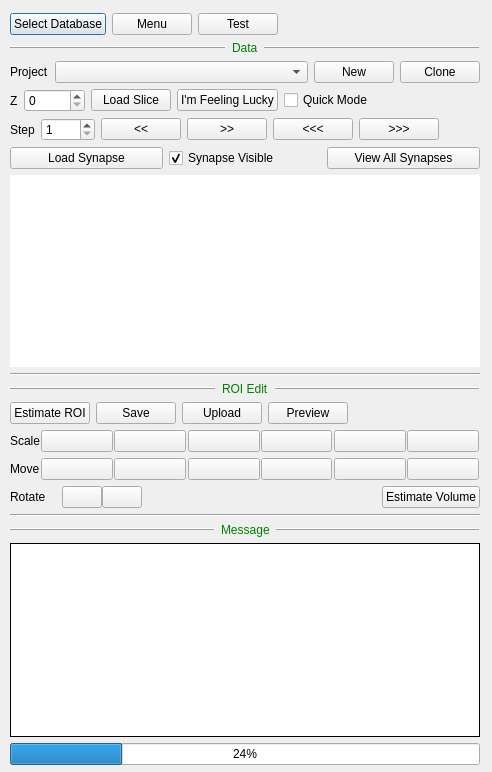
<?xml version="1.0" encoding="UTF-8"?>
<ui version="4.0">
 <class>ZFlyEmRoiDialog</class>
 <widget class="QDialog" name="ZFlyEmRoiDialog">
  <property name="geometry">
   <rect>
    <x>0</x>
    <y>0</y>
    <width>492</width>
    <height>772</height>
   </rect>
  </property>
  <property name="windowTitle">
   <string>ROI Project</string>
  </property>
  <widget class="QWidget" name="layoutWidget">
   <property name="geometry">
    <rect>
     <x>10</x>
     <y>13</y>
     <width>470</width>
     <height>752</height>
    </rect>
   </property>
   <layout class="QVBoxLayout" name="verticalLayout_5">
    <property name="sizeConstraint">
     <enum>QLayout::SetDefaultConstraint</enum>
    </property>
    <item>
     <layout class="QHBoxLayout" name="horizontalLayout">
      <item>
       <widget class="QPushButton" name="dvidServerPushButton">
        <property name="text">
         <string>Select Database</string>
        </property>
       </widget>
      </item>
      <item>
       <widget class="QPushButton" name="menuPushButton">
        <property name="text">
         <string>Menu</string>
        </property>
       </widget>
      </item>
      <item>
       <widget class="QPushButton" name="testPushButton">
        <property name="text">
         <string>Test</string>
        </property>
       </widget>
      </item>
      <item>
       <spacer name="horizontalSpacer_5">
        <property name="orientation">
         <enum>Qt::Horizontal</enum>
        </property>
        <property name="sizeHint" stdset="0">
         <size>
          <width>40</width>
          <height>20</height>
         </size>
        </property>
       </spacer>
      </item>
     </layout>
    </item>
    <item>
     <layout class="QHBoxLayout" name="horizontalLayout_20">
      <item>
       <widget class="Line" name="line_4">
        <property name="frameShadow">
         <enum>QFrame::Raised</enum>
        </property>
        <property name="lineWidth">
         <number>1</number>
        </property>
        <property name="orientation">
         <enum>Qt::Horizontal</enum>
        </property>
       </widget>
      </item>
      <item>
       <widget class="QLabel" name="label_3">
        <property name="sizePolicy">
         <sizepolicy hsizetype="Maximum" vsizetype="Preferred">
          <horstretch>0</horstretch>
          <verstretch>0</verstretch>
         </sizepolicy>
        </property>
        <property name="text">
         <string>&lt;font color=&quot;Green&quot;&gt;Data&lt;/font&gt;</string>
        </property>
        <property name="textFormat">
         <enum>Qt::AutoText</enum>
        </property>
       </widget>
      </item>
      <item>
       <widget class="Line" name="line">
        <property name="frameShadow">
         <enum>QFrame::Raised</enum>
        </property>
        <property name="lineWidth">
         <number>1</number>
        </property>
        <property name="orientation">
         <enum>Qt::Horizontal</enum>
        </property>
       </widget>
      </item>
     </layout>
    </item>
    <item>
     <layout class="QVBoxLayout" name="verticalLayout_2">
      <item>
       <layout class="QHBoxLayout" name="horizontalLayout_14">
        <item>
         <widget class="QLabel" name="label_6">
          <property name="text">
           <string>Project</string>
          </property>
         </widget>
        </item>
        <item>
         <widget class="QComboBox" name="projectComboBox">
          <property name="sizePolicy">
           <sizepolicy hsizetype="MinimumExpanding" vsizetype="Fixed">
            <horstretch>0</horstretch>
            <verstretch>0</verstretch>
           </sizepolicy>
          </property>
         </widget>
        </item>
        <item>
         <widget class="QPushButton" name="pushButton">
          <property name="sizePolicy">
           <sizepolicy hsizetype="Maximum" vsizetype="Fixed">
            <horstretch>0</horstretch>
            <verstretch>0</verstretch>
           </sizepolicy>
          </property>
          <property name="text">
           <string>New</string>
          </property>
         </widget>
        </item>
        <item>
         <widget class="QPushButton" name="cloneProjectPushButton">
          <property name="text">
           <string>Clone</string>
          </property>
         </widget>
        </item>
       </layout>
      </item>
      <item>
       <layout class="QVBoxLayout" name="verticalLayout_4">
        <item>
         <layout class="QHBoxLayout" name="horizontalLayout_2">
          <item>
           <widget class="QLabel" name="label">
            <property name="text">
             <string>Z</string>
            </property>
           </widget>
          </item>
          <item>
           <widget class="QSpinBox" name="zSpinBox">
            <property name="maximum">
             <number>99999</number>
            </property>
           </widget>
          </item>
          <item>
           <widget class="QPushButton" name="loadGrayScalePushButton">
            <property name="text">
             <string>Load Slice</string>
            </property>
           </widget>
          </item>
          <item>
           <widget class="QPushButton" name="searchPushButton">
            <property name="text">
             <string>I'm Feeling Lucky</string>
            </property>
           </widget>
          </item>
          <item>
           <widget class="QCheckBox" name="quickModeCheckBox">
            <property name="toolTip">
             <string>Load a low-resolution slice</string>
            </property>
            <property name="text">
             <string>Quick Mode</string>
            </property>
           </widget>
          </item>
          <item>
           <spacer name="horizontalSpacer">
            <property name="orientation">
             <enum>Qt::Horizontal</enum>
            </property>
            <property name="sizeHint" stdset="0">
             <size>
              <width>40</width>
              <height>20</height>
             </size>
            </property>
           </spacer>
          </item>
         </layout>
        </item>
       </layout>
      </item>
      <item>
       <layout class="QHBoxLayout" name="horizontalLayout_22">
        <item>
         <layout class="QHBoxLayout" name="horizontalLayout_18">
          <item>
           <widget class="QLabel" name="label_5">
            <property name="text">
             <string>Step</string>
            </property>
           </widget>
          </item>
          <item>
           <widget class="QSpinBox" name="stepSpinBox">
            <property name="minimum">
             <number>1</number>
            </property>
            <property name="maximum">
             <number>9999</number>
            </property>
           </widget>
          </item>
          <item>
           <widget class="QPushButton" name="prevSlicePushButton">
            <property name="text">
             <string>&lt;&lt;</string>
            </property>
           </widget>
          </item>
          <item>
           <widget class="QPushButton" name="nextSlicePushButton">
            <property name="text">
             <string>&gt;&gt;</string>
            </property>
           </widget>
          </item>
         </layout>
        </item>
        <item>
         <widget class="QPushButton" name="quickPrevPushButton">
          <property name="text">
           <string>&lt;&lt;&lt;</string>
          </property>
         </widget>
        </item>
        <item>
         <widget class="QPushButton" name="quickNextPushButton_3">
          <property name="text">
           <string>&gt;&gt;&gt;</string>
          </property>
         </widget>
        </item>
        <item>
         <spacer name="horizontalSpacer_2">
          <property name="orientation">
           <enum>Qt::Horizontal</enum>
          </property>
          <property name="sizeHint" stdset="0">
           <size>
            <width>40</width>
            <height>20</height>
           </size>
          </property>
         </spacer>
        </item>
       </layout>
      </item>
      <item>
       <layout class="QHBoxLayout" name="horizontalLayout_23">
        <item>
         <widget class="QPushButton" name="loadSynapsePushButton">
          <property name="text">
           <string>Load Synapse</string>
          </property>
         </widget>
        </item>
        <item>
         <widget class="QCheckBox" name="synapseVisibleCheckBox">
          <property name="text">
           <string>Synapse Visible</string>
          </property>
          <property name="checked">
           <bool>true</bool>
          </property>
         </widget>
        </item>
        <item>
         <widget class="QPushButton" name="viewAllSynapsePushButton">
          <property name="text">
           <string>View All Synapses</string>
          </property>
         </widget>
        </item>
       </layout>
      </item>
      <item>
       <widget class="QTextEdit" name="infoWidget">
        <property name="autoFillBackground">
         <bool>false</bool>
        </property>
        <property name="frameShape">
         <enum>QFrame::NoFrame</enum>
        </property>
        <property name="frameShadow">
         <enum>QFrame::Plain</enum>
        </property>
        <property name="readOnly">
         <bool>true</bool>
        </property>
       </widget>
      </item>
     </layout>
    </item>
    <item>
     <layout class="QVBoxLayout" name="upperVerticalLayout"/>
    </item>
    <item>
     <widget class="Line" name="line_8">
      <property name="orientation">
       <enum>Qt::Horizontal</enum>
      </property>
     </widget>
    </item>
    <item>
     <layout class="QHBoxLayout" name="horizontalLayout_10">
      <item>
       <widget class="Line" name="line_2">
        <property name="frameShadow">
         <enum>QFrame::Raised</enum>
        </property>
        <property name="lineWidth">
         <number>1</number>
        </property>
        <property name="midLineWidth">
         <number>0</number>
        </property>
        <property name="orientation">
         <enum>Qt::Horizontal</enum>
        </property>
       </widget>
      </item>
      <item>
       <widget class="QLabel" name="label_9">
        <property name="sizePolicy">
         <sizepolicy hsizetype="Maximum" vsizetype="Preferred">
          <horstretch>0</horstretch>
          <verstretch>0</verstretch>
         </sizepolicy>
        </property>
        <property name="text">
         <string>&lt;font color=&quot;Green&quot;&gt;ROI Edit&lt;/font&gt;</string>
        </property>
       </widget>
      </item>
      <item>
       <widget class="Line" name="line_5">
        <property name="frameShadow">
         <enum>QFrame::Raised</enum>
        </property>
        <property name="lineWidth">
         <number>1</number>
        </property>
        <property name="orientation">
         <enum>Qt::Horizontal</enum>
        </property>
       </widget>
      </item>
     </layout>
    </item>
    <item>
     <layout class="QHBoxLayout" name="horizontalLayout_19">
      <item>
       <widget class="QPushButton" name="estimateRoiPushButton">
        <property name="text">
         <string>Estimate ROI</string>
        </property>
       </widget>
      </item>
      <item>
       <widget class="QPushButton" name="saveResultPushButton">
        <property name="text">
         <string>Save</string>
        </property>
       </widget>
      </item>
      <item>
       <widget class="QPushButton" name="uploadResultPushButton">
        <property name="text">
         <string>Upload</string>
        </property>
       </widget>
      </item>
      <item>
       <widget class="QPushButton" name="fullRoiPreviewPushButton">
        <property name="text">
         <string>Preview</string>
        </property>
       </widget>
      </item>
      <item>
       <spacer name="horizontalSpacer_3">
        <property name="orientation">
         <enum>Qt::Horizontal</enum>
        </property>
        <property name="sizeHint" stdset="0">
         <size>
          <width>40</width>
          <height>20</height>
         </size>
        </property>
       </spacer>
      </item>
     </layout>
    </item>
    <item>
     <layout class="QVBoxLayout" name="verticalLayout_3">
      <item>
       <layout class="QHBoxLayout" name="horizontalLayout_4">
        <property name="spacing">
         <number>0</number>
        </property>
        <item>
         <widget class="QLabel" name="label_2">
          <property name="sizePolicy">
           <sizepolicy hsizetype="Maximum" vsizetype="Preferred">
            <horstretch>0</horstretch>
            <verstretch>0</verstretch>
           </sizepolicy>
          </property>
          <property name="text">
           <string>Scale</string>
          </property>
         </widget>
        </item>
        <item>
         <layout class="QHBoxLayout" name="horizontalLayout_9">
          <property name="spacing">
           <number>1</number>
          </property>
          <property name="leftMargin">
           <number>1</number>
          </property>
          <property name="rightMargin">
           <number>1</number>
          </property>
          <item>
           <widget class="QPushButton" name="xyDecPushButton">
            <property name="text">
             <string/>
            </property>
            <property name="icon">
             <iconset resource="gui.qrc">
              <normaloff>:/images/squeeze.png</normaloff>:/images/squeeze.png</iconset>
            </property>
            <property name="iconSize">
             <size>
              <width>24</width>
              <height>24</height>
             </size>
            </property>
           </widget>
          </item>
          <item>
           <widget class="QPushButton" name="xyIncPushButton">
            <property name="text">
             <string/>
            </property>
            <property name="icon">
             <iconset resource="gui.qrc">
              <normaloff>:/images/stretch.png</normaloff>:/images/stretch.png</iconset>
            </property>
            <property name="iconSize">
             <size>
              <width>24</width>
              <height>24</height>
             </size>
            </property>
           </widget>
          </item>
         </layout>
        </item>
        <item>
         <layout class="QHBoxLayout" name="horizontalLayout_3">
          <property name="spacing">
           <number>1</number>
          </property>
          <property name="leftMargin">
           <number>1</number>
          </property>
          <property name="rightMargin">
           <number>1</number>
          </property>
          <item>
           <widget class="QPushButton" name="xDecPushButton">
            <property name="text">
             <string/>
            </property>
            <property name="icon">
             <iconset resource="gui.qrc">
              <normaloff>:/images/hsqueeze.png</normaloff>:/images/hsqueeze.png</iconset>
            </property>
            <property name="iconSize">
             <size>
              <width>24</width>
              <height>24</height>
             </size>
            </property>
           </widget>
          </item>
          <item>
           <widget class="QPushButton" name="xIncPushButton">
            <property name="text">
             <string/>
            </property>
            <property name="icon">
             <iconset resource="gui.qrc">
              <normaloff>:/images/hstretch.png</normaloff>:/images/hstretch.png</iconset>
            </property>
            <property name="iconSize">
             <size>
              <width>24</width>
              <height>24</height>
             </size>
            </property>
           </widget>
          </item>
         </layout>
        </item>
        <item>
         <layout class="QHBoxLayout" name="horizontalLayout_6">
          <property name="spacing">
           <number>1</number>
          </property>
          <property name="leftMargin">
           <number>1</number>
          </property>
          <property name="rightMargin">
           <number>1</number>
          </property>
          <item>
           <widget class="QPushButton" name="yDecPushButton">
            <property name="text">
             <string/>
            </property>
            <property name="icon">
             <iconset resource="gui.qrc">
              <normaloff>:/images/vsqueeze.png</normaloff>:/images/vsqueeze.png</iconset>
            </property>
            <property name="iconSize">
             <size>
              <width>24</width>
              <height>24</height>
             </size>
            </property>
           </widget>
          </item>
          <item>
           <widget class="QPushButton" name="yIncPushButton">
            <property name="text">
             <string/>
            </property>
            <property name="icon">
             <iconset resource="gui.qrc">
              <normaloff>:/images/vstretch.png</normaloff>:/images/vstretch.png</iconset>
            </property>
            <property name="iconSize">
             <size>
              <width>24</width>
              <height>24</height>
             </size>
            </property>
           </widget>
          </item>
         </layout>
        </item>
       </layout>
      </item>
      <item>
       <layout class="QHBoxLayout" name="horizontalLayout_5">
        <property name="spacing">
         <number>0</number>
        </property>
        <item>
         <widget class="QLabel" name="label_7">
          <property name="sizePolicy">
           <sizepolicy hsizetype="Maximum" vsizetype="Preferred">
            <horstretch>0</horstretch>
            <verstretch>0</verstretch>
           </sizepolicy>
          </property>
          <property name="text">
           <string>Move</string>
          </property>
         </widget>
        </item>
        <item>
         <layout class="QHBoxLayout" name="horizontalLayout_11">
          <property name="spacing">
           <number>1</number>
          </property>
          <property name="leftMargin">
           <number>1</number>
          </property>
          <property name="rightMargin">
           <number>1</number>
          </property>
          <item>
           <widget class="QPushButton" name="movexyDecPushButton">
            <property name="text">
             <string/>
            </property>
            <property name="icon">
             <iconset resource="gui.qrc">
              <normaloff>:/images/move_upleft.png</normaloff>:/images/move_upleft.png</iconset>
            </property>
           </widget>
          </item>
          <item>
           <widget class="QPushButton" name="movexyIncPushButton">
            <property name="text">
             <string/>
            </property>
            <property name="icon">
             <iconset resource="gui.qrc">
              <normaloff>:/images/move_downright.png</normaloff>:/images/move_downright.png</iconset>
            </property>
           </widget>
          </item>
         </layout>
        </item>
        <item>
         <layout class="QHBoxLayout" name="horizontalLayout_12">
          <property name="spacing">
           <number>1</number>
          </property>
          <property name="leftMargin">
           <number>1</number>
          </property>
          <property name="rightMargin">
           <number>1</number>
          </property>
          <item>
           <widget class="QPushButton" name="movexDecPushButton">
            <property name="text">
             <string/>
            </property>
            <property name="icon">
             <iconset resource="gui.qrc">
              <normaloff>:/images/go-previous.png</normaloff>:/images/go-previous.png</iconset>
            </property>
           </widget>
          </item>
          <item>
           <widget class="QPushButton" name="movexIncPushButton">
            <property name="text">
             <string/>
            </property>
            <property name="icon">
             <iconset resource="gui.qrc">
              <normaloff>:/images/go-next.png</normaloff>:/images/go-next.png</iconset>
            </property>
           </widget>
          </item>
         </layout>
        </item>
        <item>
         <layout class="QHBoxLayout" name="horizontalLayout_13">
          <property name="spacing">
           <number>1</number>
          </property>
          <property name="leftMargin">
           <number>1</number>
          </property>
          <property name="rightMargin">
           <number>1</number>
          </property>
          <item>
           <widget class="QPushButton" name="moveyDecPushButton">
            <property name="text">
             <string/>
            </property>
            <property name="icon">
             <iconset resource="gui.qrc">
              <normaloff>:/images/move_up.png</normaloff>:/images/move_up.png</iconset>
            </property>
           </widget>
          </item>
          <item>
           <widget class="QPushButton" name="moveyIncPushButton">
            <property name="text">
             <string/>
            </property>
            <property name="icon">
             <iconset resource="gui.qrc">
              <normaloff>:/images/move_down.png</normaloff>:/images/move_down.png</iconset>
            </property>
           </widget>
          </item>
         </layout>
        </item>
       </layout>
      </item>
      <item>
       <layout class="QHBoxLayout" name="horizontalLayout_15">
        <item>
         <layout class="QHBoxLayout" name="horizontalLayout_7">
          <item>
           <widget class="QLabel" name="label_4">
            <property name="text">
             <string>Rotate</string>
            </property>
           </widget>
          </item>
          <item>
           <layout class="QHBoxLayout" name="horizontalLayout_8">
            <property name="spacing">
             <number>0</number>
            </property>
            <property name="leftMargin">
             <number>10</number>
            </property>
            <property name="rightMargin">
             <number>10</number>
            </property>
            <item>
             <widget class="QPushButton" name="rotateLeftPushButton">
              <property name="text">
               <string/>
              </property>
              <property name="icon">
               <iconset resource="gui.qrc">
                <normaloff>:/images/rotate_left.png</normaloff>:/images/rotate_left.png</iconset>
              </property>
              <property name="iconSize">
               <size>
                <width>16</width>
                <height>16</height>
               </size>
              </property>
             </widget>
            </item>
            <item>
             <widget class="QPushButton" name="rotateRightPushButton">
              <property name="text">
               <string/>
              </property>
              <property name="icon">
               <iconset resource="gui.qrc">
                <normaloff>:/images/rotate_right.png</normaloff>:/images/rotate_right.png</iconset>
              </property>
              <property name="iconSize">
               <size>
                <width>16</width>
                <height>16</height>
               </size>
              </property>
             </widget>
            </item>
           </layout>
          </item>
         </layout>
        </item>
        <item>
         <spacer name="horizontalSpacer_9">
          <property name="orientation">
           <enum>Qt::Horizontal</enum>
          </property>
          <property name="sizeHint" stdset="0">
           <size>
            <width>40</width>
            <height>20</height>
           </size>
          </property>
         </spacer>
        </item>
        <item>
         <layout class="QHBoxLayout" name="horizontalLayout_17">
          <item>
           <widget class="QPushButton" name="estimateVolumePushButton">
            <property name="text">
             <string>Estimate Volume</string>
            </property>
           </widget>
          </item>
         </layout>
        </item>
       </layout>
      </item>
     </layout>
    </item>
    <item>
     <widget class="Line" name="line_3">
      <property name="orientation">
       <enum>Qt::Horizontal</enum>
      </property>
     </widget>
    </item>
    <item>
     <layout class="QHBoxLayout" name="horizontalLayout_21">
      <item>
       <widget class="Line" name="line_6">
        <property name="frameShadow">
         <enum>QFrame::Raised</enum>
        </property>
        <property name="lineWidth">
         <number>1</number>
        </property>
        <property name="orientation">
         <enum>Qt::Horizontal</enum>
        </property>
       </widget>
      </item>
      <item>
       <widget class="QLabel" name="label_10">
        <property name="sizePolicy">
         <sizepolicy hsizetype="Maximum" vsizetype="Preferred">
          <horstretch>0</horstretch>
          <verstretch>0</verstretch>
         </sizepolicy>
        </property>
        <property name="text">
         <string>&lt;font color=&quot;Green&quot;&gt;Message&lt;/font&gt;</string>
        </property>
       </widget>
      </item>
      <item>
       <widget class="Line" name="line_7">
        <property name="frameShadow">
         <enum>QFrame::Raised</enum>
        </property>
        <property name="lineWidth">
         <number>1</number>
        </property>
        <property name="orientation">
         <enum>Qt::Horizontal</enum>
        </property>
       </widget>
      </item>
     </layout>
    </item>
    <item>
     <layout class="QHBoxLayout" name="horizontalLayout_16"/>
    </item>
    <item>
     <widget class="QTextEdit" name="outputWidget">
      <property name="autoFillBackground">
       <bool>false</bool>
      </property>
      <property name="frameShape">
       <enum>QFrame::Box</enum>
      </property>
      <property name="frameShadow">
       <enum>QFrame::Plain</enum>
      </property>
      <property name="readOnly">
       <bool>true</bool>
      </property>
     </widget>
    </item>
    <item>
     <widget class="QProgressBar" name="progressBar">
      <property name="value">
       <number>24</number>
      </property>
     </widget>
    </item>
   </layout>
  </widget>
 </widget>
 <resources>
  <include location="gui.qrc"/>
 </resources>
 <connections/>
</ui>
